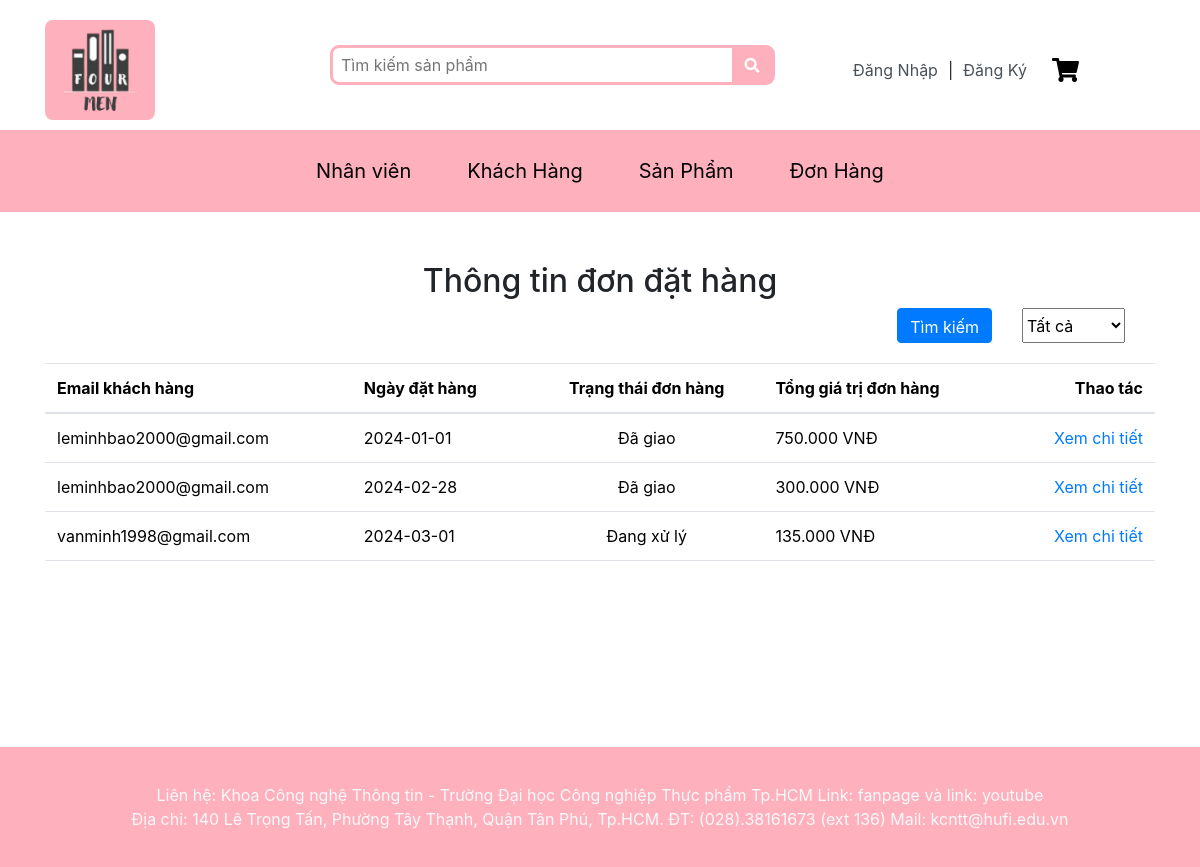
The page /QLDonHang.php on the database as committed earlier.
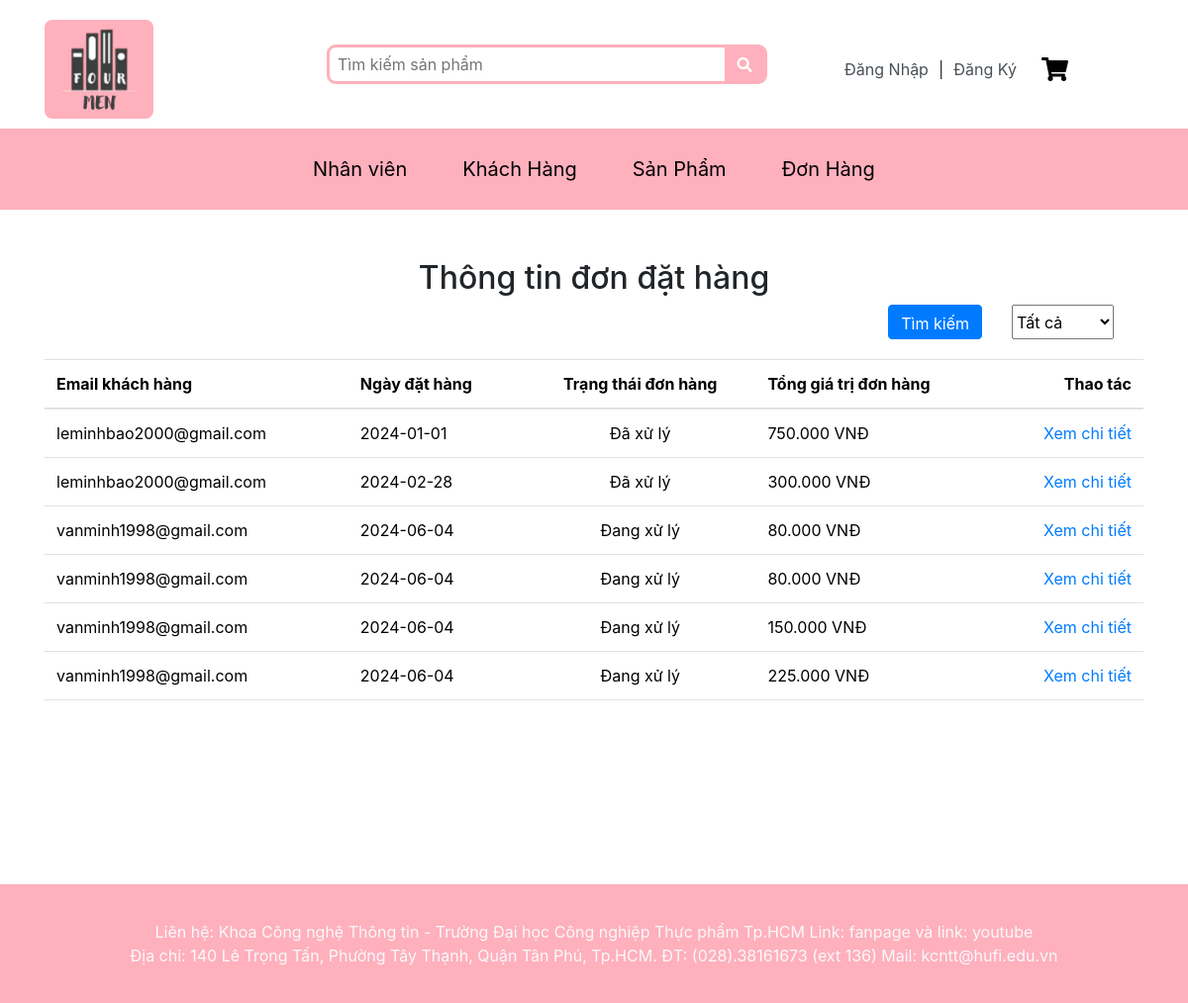
The same page on the database as committed later.
### tables this page shows
CREATE TABLE `dondathang` (
  `MaDDH` int(10) NOT NULL,
  `MaKH` int(11) NOT NULL,
  `NgayDatHang` date NOT NULL,
  `TrangThaiDonHang` varchar(255) NOT NULL,
  `TongGiaTriDonHang` float NOT NULL
);

CREATE TABLE `khachhang` (
  `MaKH` int(11) NOT NULL,
  `HoTen_KH` varchar(100) NOT NULL,
  `DiaChi_KH` varchar(255) NOT NULL,
  `SDT_KH` varchar(255) NOT NULL,
  `Email_KH` varchar(255) NOT NULL,
  `Password_KH` varchar(200) NOT NULL
);

### QLDonHang.php (the view, shortened to what this page needs)
<?php
$pdo = new PDO("mysql:host=localhost; dbname=ql_vanphongpham", "root", "");
$pdo->exec("set names utf8");
function HienThiDonDatHang($pdo)
{
    $trangThai = isset($_GET['trangThai']) ? $_GET['trangThai'] : '';
    $sql = "SELECT dd.MaDDH, dd.NgayDatHang, dd.TrangThaiDonHang, dd.TongGiaTriDonHang, kh.Email_KH
                FROM DonDatHang dd
                JOIN KhachHang kh ON dd.MaKH = kh.MaKH";
    $stmt = $pdo->prepare($sql);
    $stmt->execute();
    $donDatHang = $stmt->fetchAll(PDO::FETCH_ASSOC);
    echo '<h2>Thông tin đơn đặt hàng</h2>';
    echo '<form method="GET" action="">';
    echo '<select class="timkiem" name="trangThai">';
    echo '<option value="Tất cả"' . ($trangThai == 'Tất cả' ? ' selected' : '') . '>Tất cả</option>';
    echo '</select>';
    echo '<button class="btn btn-primary timkiem" type="submit">Tìm kiếm</button>';
    echo '</form>';
    if ($donDatHang) {
        echo '<table class="table">';
        echo '<thead><tr><th>Email khách hàng</th><th>Ngày đặt hàng</th><th style="text-align:center;">Trạng thái đơn hàng</th><th>Tổng giá trị đơn hàng</th><th style="text-align:right;">Thao tác</th></tr></thead>';
        echo '<tbody>';
        foreach ($donDatHang as $order) {
            echo '<tr>';
            echo '<td>' . htmlspecialchars($order['Email_KH']) . '</td>';
            echo '<td>' . htmlspecialchars($order['NgayDatHang']) . '</td>';
            echo '<td style="text-align:center;">' . htmlspecialchars($order['TrangThaiDonHang']) . '</td>';
            echo '<td>' . number_format($order['TongGiaTriDonHang'], 0, ',', '.') . ' VNĐ</td>';
            echo '<td style="text-align:right;">';
            echo '<a href="QLChiTietDonHang.php?MaDH=' . $order['MaDDH'] . '&Email_KH=' . $order['Email_KH'] . '">Xem chi tiết</a> ';
            echo '</td>';
            echo '</tr>';
        }
        echo '</tbody></table>';
    } else {
        echo '<p>Không có đơn hàng nào.</p>';
    }
}
?>
<!DOCTYPE html>
<html lang="vi">
<head>
    <link rel="stylesheet" href="Bootstrap/bootstrap.min.css">
    <link rel="stylesheet" href="styles.css">
</head>
<body>
    <?php
    include "Header.php";
    include "SubHeaderNhanVIen.php";
    ?>
    <div class="container QLDonHang">
        <div class="row">
            <div class="col-md-12">
                <?php
                HienThiDonDatHang($pdo);
                ?>
            </div>
        </div>
    </div>
    <?php
    include "Footer.php";
    ?>
</body>
</html>

### Header.php (shortened to what this page needs)
<!DOCTYPE html>
<html>
<head>
    <link rel="stylesheet" href="https://maxcdn.bootstrapcdn.com/bootstrap/4.0.0/css/bootstrap.min.css">
    <link rel="stylesheet" href="https://cdnjs.cloudflare.com/ajax/libs/font-awesome/5.15.4/css/all.min.css">
</head>
<body>
    <div id="menu">
        <div class="container">
            <div class="row">
                <div class="col-3">
                    <a href="index.php"><img class="logo" src="image/logo.png" /></a>
                </div>
                <div class="col-5">
                    <form action="index.php" method="get">
                        <div class="search-container">
                            <input type="text" id="search-input" name="search" class="search-input"
                                placeholder="Tìm kiếm sản phẩm">
                            <button type="submit" class="NoBtn search-icon"><i class="fas fa-search"></i></button>
                        </div>
                    </form>
                </div>
                <div class="col-4">
                    <div class="Icon">
                    </div>
                </div>
            </div>
        </div>
    </div>
</body>
</html>

### SubHeaderNhanVien.php (shortened to what this page needs)
<!DOCTYPE html>
<html>
<head>
    <link rel="stylesheet" href="https://maxcdn.bootstrapcdn.com/bootstrap/4.0.0/css/bootstrap.min.css">
    <link rel="stylesheet" href="https://cdnjs.cloudflare.com/ajax/libs/font-awesome/5.15.4/css/all.min.css">
</head>
<body>
    <div class="subHeader">
        <div class="container">
            <nav class="navbar navbar-expand-lg">
                <ul class="navbar-nav mx-auto">
                    <li class="nav-item">
                        <a class="nav-link" href="QLNhanVien.php">Nhân viên</a>
                    </li>
                    <li class="nav-item">
                        <a class="nav-link" href="QLKhachHang.php">Khách Hàng</a>
                    </li>
                    <li class="nav-item">
                        <a class="nav-link" href="QL_SanPham.php">Sản Phẩm</a>
                    </li>
                    <li class="nav-item">
                        <a class="nav-link" href="QLDonHang.php">Đơn Hàng</a>
                    </li>
                </ul>
            </nav>
        </div>
    </div>
</body>
</html>

### Footer.php
<div class="footer">
    <div class="col text-light mt-3 mb-3" style="text-align:center;">
        Liên hệ: Khoa Công nghệ Thông tin - Trường Đại học Công nghiệp Thực phẩm Tp.HCM Link: fanpage và link: youtube <br />
        Địa chỉ: 140 Lê Trọng Tấn, Phường Tây Thạnh, Quận Tân Phú, Tp.HCM. ĐT: (028).38161673 (ext 136) Mail: kcntt@hufi.edu.vn
    </div>
</div>

### styles.css (style rules this page uses)
.logo { height: 100px; align-items: center; border-radius: 8px; }
a { text-decoration: none; color: inherit; display: inline-block; cursor: pointer; }
.search-container { margin-top: 25px; display: flex; align-items: center; border: 3px solid #FFB0BD; border-radius: 9px; height: 40px; }
.search-input { flex-grow: 1; border: none; background: none; outline: none; padding: 8px; font-size: 16px; color: rgb(88, 88, 88); }
.Icon { padding-top: 30px; display: flex; justify-content: center; align-items: center; text-align: center; }
.subHeader { margin-top: 10px; background-color: #FFB0BD; padding-top: 20px; }
.footer { background-color: #FFB0BD; min-height: 100px; padding: 20px; }
.footer { margin-top: 10px; background-color: #FFB0BD; padding-top: 20px; }
.NoBtn { border: none; background: none; outline: none; cursor: pointer; padding: 0; margin: 0; text-decoration: none; color: inherit; }
.search-icon { border: none; outline: none; cursor: pointer; padding: 0; margin: 0; text-decoration: none; display: flex; justify-content: center; align-items: center; color: white; font-size: 15px; cursor: pointer; height: 100%; width: 40px; background-color: #FFB0BD; }

### QLDonHang.php (style rules this page uses)
h2 { text-align: center; }
.QLDonHang { margin-top: 50px; margin-bottom: 170px; }
.timkiem { height: 35px; float: right; margin-right: 30px; margin-bottom: 20px; }

### Header.php (style rules this page uses)
#menu { margin-top: 20px; }

### SubHeaderNhanVien.php (style rules this page uses)
.subHeader { background-color: #FFB0BD; padding: 10px; }
.nav-link { color: black; font-size: 20px; text-decoration: none; margin: 0 20px; transition: color 0.3s; }

Rows that differ between the two databases and show on the page:
removed dondathang: khachhang.Email_KH "vanminh1998@gmail.com", NgayDatHang "2024-03-01", TrangThaiDonHang "Đang xử lý", TongGiaTriDonHang "135.000"
changed dondathang (number 1 of 6 on the later page): TrangThaiDonHang "Đã giao" → "Đã xử lý"
changed dondathang (number 2 of 6 on the later page): TrangThaiDonHang "Đã giao" → "Đã xử lý"
added dondathang: khachhang.Email_KH "vanminh1998@gmail.com", NgayDatHang "2024-06-04", TrangThaiDonHang "Đang xử lý", TongGiaTriDonHang "80.000"
added dondathang: khachhang.Email_KH "vanminh1998@gmail.com", NgayDatHang "2024-06-04", TrangThaiDonHang "Đang xử lý", TongGiaTriDonHang "80.000"
added dondathang: khachhang.Email_KH "vanminh1998@gmail.com", NgayDatHang "2024-06-04", TrangThaiDonHang "Đang xử lý", TongGiaTriDonHang "150.000"
added dondathang: khachhang.Email_KH "vanminh1998@gmail.com", NgayDatHang "2024-06-04", TrangThaiDonHang "Đang xử lý", TongGiaTriDonHang "225.000"
